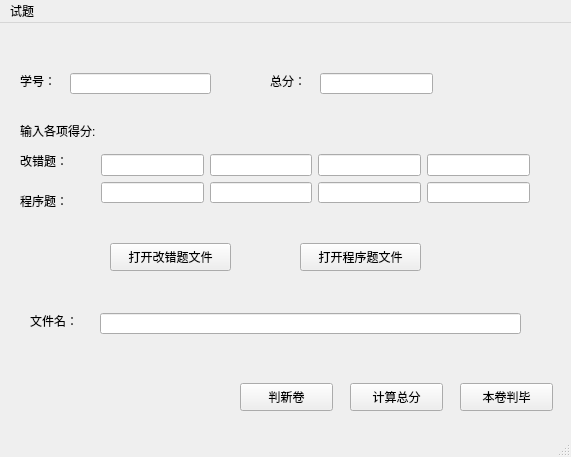
<?xml version="1.0" encoding="UTF-8"?>
<ui version="4.0">
 <class>MyMainWindow</class>
 <widget class="QMainWindow" name="MyMainWindow">
  <property name="geometry">
   <rect>
    <x>0</x>
    <y>0</y>
    <width>571</width>
    <height>457</height>
   </rect>
  </property>
  <property name="windowTitle">
   <string>MyMainWindow</string>
  </property>
  <widget class="QWidget" name="centralWidget">
   <widget class="QPushButton" name="pushButton_NewPaper">
    <property name="geometry">
     <rect>
      <x>240</x>
      <y>360</y>
      <width>93</width>
      <height>28</height>
     </rect>
    </property>
    <property name="text">
     <string>判新卷</string>
    </property>
   </widget>
   <widget class="QLabel" name="label_Number">
    <property name="geometry">
     <rect>
      <x>20</x>
      <y>50</y>
      <width>72</width>
      <height>15</height>
     </rect>
    </property>
    <property name="text">
     <string>学号：</string>
    </property>
   </widget>
   <widget class="QLabel" name="label_TotalScore">
    <property name="geometry">
     <rect>
      <x>270</x>
      <y>50</y>
      <width>72</width>
      <height>15</height>
     </rect>
    </property>
    <property name="text">
     <string>总分：</string>
    </property>
   </widget>
   <widget class="QLabel" name="label_DetailScore">
    <property name="geometry">
     <rect>
      <x>20</x>
      <y>100</y>
      <width>111</width>
      <height>16</height>
     </rect>
    </property>
    <property name="text">
     <string>输入各项得分:</string>
    </property>
   </widget>
   <widget class="QLabel" name="label_DocName">
    <property name="geometry">
     <rect>
      <x>30</x>
      <y>290</y>
      <width>72</width>
      <height>15</height>
     </rect>
    </property>
    <property name="text">
     <string>文件名：</string>
    </property>
   </widget>
   <widget class="QPushButton" name="pushButton_TotalScore">
    <property name="geometry">
     <rect>
      <x>350</x>
      <y>360</y>
      <width>93</width>
      <height>28</height>
     </rect>
    </property>
    <property name="text">
     <string>计算总分</string>
    </property>
   </widget>
   <widget class="QPushButton" name="pushButton_FinishPaper">
    <property name="geometry">
     <rect>
      <x>460</x>
      <y>360</y>
      <width>93</width>
      <height>28</height>
     </rect>
    </property>
    <property name="text">
     <string>本卷判毕</string>
    </property>
   </widget>
   <widget class="QLineEdit" name="lineEdit_Number">
    <property name="geometry">
     <rect>
      <x>70</x>
      <y>50</y>
      <width>141</width>
      <height>21</height>
     </rect>
    </property>
   </widget>
   <widget class="QLineEdit" name="lineEdit_TotalScore">
    <property name="geometry">
     <rect>
      <x>320</x>
      <y>50</y>
      <width>113</width>
      <height>21</height>
     </rect>
    </property>
   </widget>
   <widget class="QLabel" name="label_Change">
    <property name="geometry">
     <rect>
      <x>20</x>
      <y>130</y>
      <width>72</width>
      <height>15</height>
     </rect>
    </property>
    <property name="text">
     <string>改错题：</string>
    </property>
   </widget>
   <widget class="QLabel" name="label_Programme">
    <property name="geometry">
     <rect>
      <x>20</x>
      <y>170</y>
      <width>72</width>
      <height>15</height>
     </rect>
    </property>
    <property name="text">
     <string>程序题：</string>
    </property>
   </widget>
   <widget class="QLineEdit" name="lineEdit_DocName">
    <property name="geometry">
     <rect>
      <x>100</x>
      <y>290</y>
      <width>421</width>
      <height>21</height>
     </rect>
    </property>
   </widget>
   <widget class="QPushButton" name="pushButton_OpenChange">
    <property name="geometry">
     <rect>
      <x>110</x>
      <y>220</y>
      <width>121</width>
      <height>28</height>
     </rect>
    </property>
    <property name="text">
     <string>打开改错题文件</string>
    </property>
   </widget>
   <widget class="QPushButton" name="pushButton_OpenProgramme">
    <property name="geometry">
     <rect>
      <x>300</x>
      <y>220</y>
      <width>121</width>
      <height>28</height>
     </rect>
    </property>
    <property name="text">
     <string>打开程序题文件</string>
    </property>
   </widget>
   <widget class="QWidget" name="layoutWidget">
    <property name="geometry">
     <rect>
      <x>90</x>
      <y>120</y>
      <width>451</width>
      <height>71</height>
     </rect>
    </property>
    <layout class="QVBoxLayout" name="verticalLayout">
     <item>
      <layout class="QHBoxLayout" name="horizontalLayout_3">
       <item>
        <layout class="QHBoxLayout" name="horizontalLayout">
         <item>
          <widget class="QLineEdit" name="lineEdit_Change1"/>
         </item>
         <item>
          <widget class="QLineEdit" name="lineEdit_Change2"/>
         </item>
         <item>
          <widget class="QLineEdit" name="lineEdit_Change3"/>
         </item>
         <item>
          <widget class="QLineEdit" name="lineEdit_Change4"/>
         </item>
        </layout>
       </item>
      </layout>
     </item>
     <item>
      <layout class="QHBoxLayout" name="horizontalLayout_2">
       <item>
        <widget class="QLineEdit" name="lineEdit_Programme1"/>
       </item>
       <item>
        <widget class="QLineEdit" name="lineEdit_Programme2"/>
       </item>
       <item>
        <widget class="QLineEdit" name="lineEdit_Programme3"/>
       </item>
       <item>
        <widget class="QLineEdit" name="lineEdit_Programme4"/>
       </item>
      </layout>
     </item>
    </layout>
   </widget>
  </widget>
  <widget class="QMenuBar" name="menuBar">
   <property name="geometry">
    <rect>
     <x>0</x>
     <y>0</y>
     <width>571</width>
     <height>26</height>
    </rect>
   </property>
   <widget class="QMenu" name="menu_paper">
    <property name="title">
     <string>试题</string>
    </property>
    <widget class="QMenu" name="menu_see">
     <property name="title">
      <string>查看试题</string>
     </property>
     <addaction name="action_SeeChange"/>
     <addaction name="action_SeeProgramme"/>
    </widget>
    <widget class="QMenu" name="menu">
     <property name="title">
      <string>更改试题</string>
     </property>
     <addaction name="action_change"/>
     <addaction name="action_programme"/>
    </widget>
    <addaction name="menu_see"/>
    <addaction name="menu"/>
   </widget>
   <addaction name="menu_paper"/>
  </widget>
  <widget class="QStatusBar" name="statusBar"/>
  <action name="actionopen">
   <property name="text">
    <string>打开</string>
   </property>
  </action>
  <action name="action1">
   <property name="text">
    <string>改错题</string>
   </property>
  </action>
  <action name="action2">
   <property name="text">
    <string>编程题</string>
   </property>
  </action>
  <action name="action3">
   <property name="text">
    <string>改错题</string>
   </property>
  </action>
  <action name="action4">
   <property name="text">
    <string>编程题</string>
   </property>
  </action>
  <action name="action_SeeChange">
   <property name="text">
    <string>改错题</string>
   </property>
  </action>
  <action name="action_SeeProgramme">
   <property name="text">
    <string>编程题</string>
   </property>
  </action>
  <action name="action_change">
   <property name="text">
    <string>改错题</string>
   </property>
  </action>
  <action name="action_programme">
   <property name="text">
    <string>编程题</string>
   </property>
  </action>
 </widget>
 <layoutdefault spacing="6" margin="11"/>
 <resources/>
 <connections/>
</ui>
